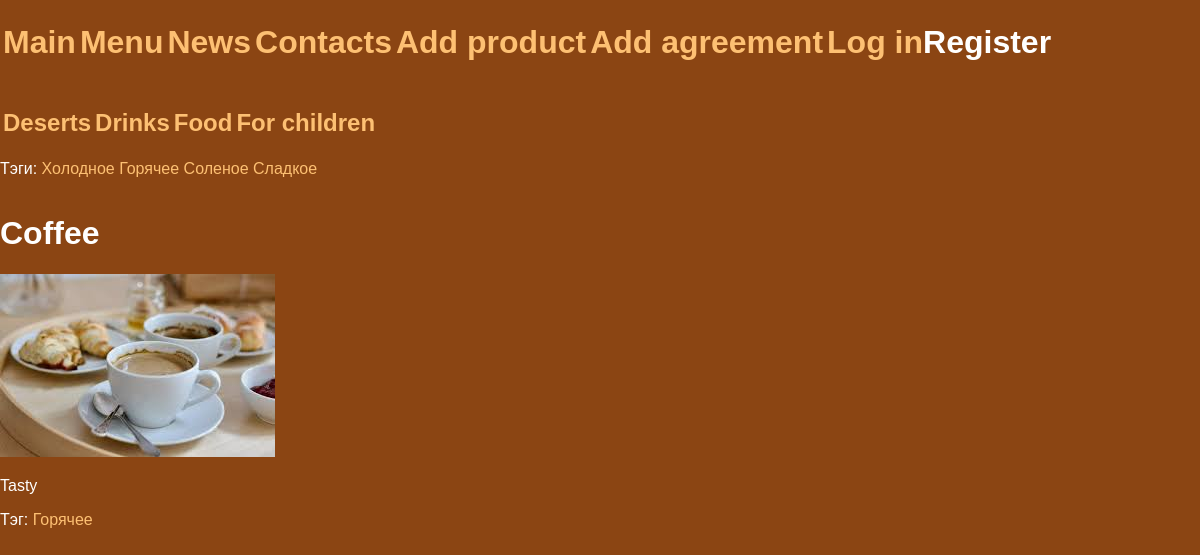
Page /menu/Coffee/ on the committed database.
### yulia_app_1/models.py (models this page shows, shortened)
class Category(models.Model):
    title = models.CharField(max_length=50)
    slug = models.SlugField(max_length=50, unique=True)
    class Meta:
        verbose_name='Категории меню'
        verbose_name_plural='Категории меню'
    def get_absolute_url(self):
        return reverse('show_category', kwargs={'cat_slug': self.slug})

class TagTable(models.Model):
    tag = models.CharField(max_length=50)
    slug = models.SlugField(max_length=50, unique=True)
    class Meta:
        verbose_name='Тэги'
        verbose_name_plural='Тэги'
    def __str__(self):
        return self.tag
    def get_absolute_url(self):
        return reverse('show_tag', kwargs={'tag_slug': self.slug})

class Coffee(models.Model):
    class Status(models.IntegerChoices):
        DRAFT = 0
        PUBLISHED = 1
    title = models.CharField(max_length=50)
    slug = models.SlugField(max_length=50, unique=True)
    content = models.TextField()
    time_create = models.DateTimeField(auto_now_add=True)
    time_update = models.DateTimeField(auto_now=True)
    is_published = models.BooleanField(choices=Status, default=Status.DRAFT)
    cat = models.ForeignKey('Category', on_delete=models.PROTECT, related_name='category')
    tag = models.ManyToManyField('TagTable', blank=True, related_name='tagtable')
    gost = models.OneToOneField('Gost', on_delete=models.SET_NULL, null=True, blank=True, related_name='gost')
    photo = models.ImageField(upload_to="photos/%Y/%m/%d/", blank=True, null=True)
    class Meta:
        verbose_name='Продуктовые позиции для кофейни'
        verbose_name_plural='Продуктовые позиции для кофейни'

### yulia_app_1/views.py (the view)
# urls.py: path('menu/<slug:menu_slug>/', views.ShowMenu.as_view(), name = 'show_menu'),
class ShowMenu(DetailView):
    slug_url_kwarg = 'menu_slug'
    context_object_name = 'post'
    template_name = 'menu/menu_sections.html'
    allow_empty = False
    def get_context_data(self, **kwargs):
        context = super().get_context_data(**kwargs)
        context['title_tags'] = 'Тэги: '
        context['all_categories'] = Category.objects.annotate(total=Count('category')).filter(total__gt=0)
        context['all_tags'] = TagTable.objects.annotate(total=Count('tagtable')).filter(total__gt=0)
        return context
    def get_object(self, queryset = None):
        return get_object_or_404(Coffee, is_published = True, slug=self.kwargs[self.slug_url_kwarg])

### users/context_processors.py (called while the page is built)
def get_main_menu(request):
    return {'main_menu': main_menu}

### templates/menu/menu_sections.html (shortened to what this page needs)
{% extends 'home.html' %}
{% block content %}
<h1>{{ post.title }}</h1>
{% if post.photo %}
<p><img src="{{ post.photo.url }}" alt="{{ post.title }}"></p>
{% endif %}
<p>{{ post.content }}</p>
<table>
    <td>
        {% for tag in post.tag.all %}
        <tr><a href="{{ tag.get_absolute_url }}">{{ tag }} </a></tr>
        {% endfor%}
    </td>
</table>
{% endblock %}

### templates/home.html (shortened to what this page needs)
{% load static %}
<!DOCTYPE html>
<head>
    <link type="text/css" href="{% static 'yulia_app_1/css/styles.css' %}" rel="stylesheet"/>
</head>
<body bgcolor = "SaddleBrown" >
    <font color = "white">
    <table>
            {% for m in main_menu %}
            <td>
                <h1><a href="{% url m.url_name %}">{{m.title}}</a></h1>
            </td>
            {% endfor %}
            {% if user.is_authenticated %}
            <td>
                <h1> {{ user.username }} <a href="{% url 'users:logout' %}">Log out</a></h1>
            </td>
            {% else %}
            <td>
                <h1><a href="{% url 'users:login' %}">Log in</a>Register</h1>
            </td>
            {% endif %}
    </table>
        <table>
            {% for cat in all_categories %}
            <td>
                <h2><a href="{{ cat.get_absolute_url }}">{{cat.title}}</a></h2>
            </td>
            {% endfor %}
        </table>
    <table>
        <td>
            {% for tag in all_tags %}
            <tr><a href="{{ tag.get_absolute_url }}">{{tag.tag}} </a></tr>
            {% endfor %}
        </td>
    </table>
{% block content %}{% endblock %}
    </font>
</body>

### yulia_app_1/static/yulia_app_1/css/styles.css (style rules this page uses)
html, body { font-family: 'Arial'; margin: 0; padding: 0; height: 100%; width: 100%; color: #444; }
a { color: #fdc073; text-decoration: none; }
img { max-width: 600px; height: auto; }

### rows in the picture
Category: title "Deserts"
Category: title "Drinks"
Category: title "Food"
Category: title "For children"
TagTable: tag "Холодное"
TagTable: tag "Горячее"
TagTable: tag "Соленое"
TagTable: tag "Сладкое"
Coffee: title "Coffee", photo (picture), content "Tasty"

### other values in the picture
{{ m.title }} "Main" "Menu" "News" "Contacts" "Add product" "Add agreement"
